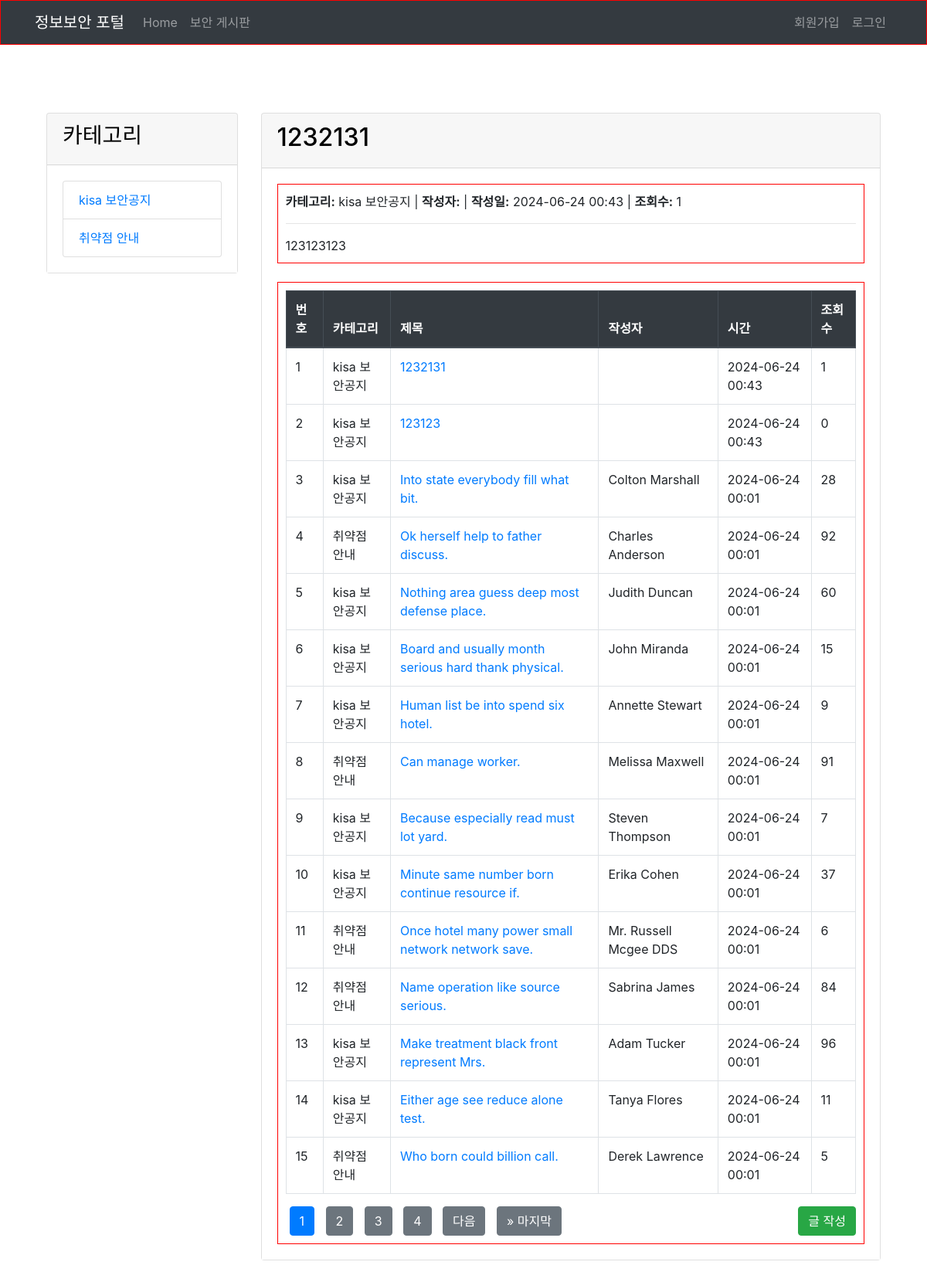
/post/52/, run on an earlier commit of the app's database.
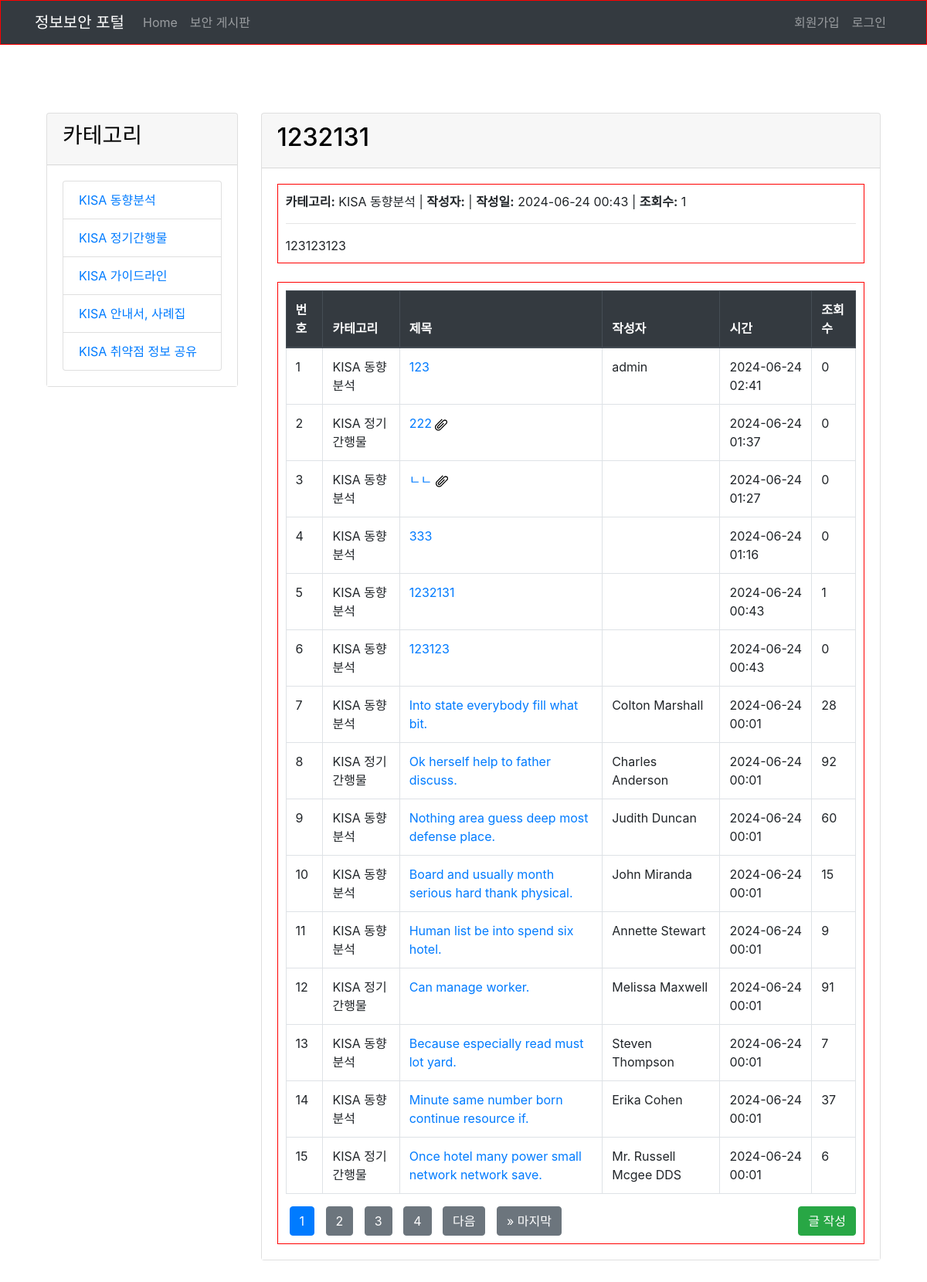
And on a later commit of the database.
### main/models.py (models this page shows)
class Category(models.Model):
    name = models.CharField(max_length=100)

class Post(models.Model):
    category = models.ForeignKey(Category, on_delete=models.CASCADE)
    title = models.CharField(max_length=200)
    author = models.CharField(max_length=100)
    content = models.TextField()
    created_at = models.DateTimeField(auto_now_add=True)
    views = models.IntegerField(default=0)
    attachment = models.FileField(upload_to='attachments/', null=True, blank=True)
    post_number = models.IntegerField(default=0)  # 게시물 번호 필드 추가
    def save(self, *args, **kwargs):
        if not self.id:  # 새로운 게시물일 경우에만 번호 할당
            last_post = Post.objects.order_by('-post_number').first()
            self.post_number = (last_post.post_number + 1) if last_post else 1
        super().save(*args, **kwargs)

### main/views.py (the view)
# urls.py: path('post/<int:post_id>/', views.post_detail, name='post_detail'),
def post_detail(request, post_id):
    post = get_object_or_404(Post, id=post_id)
    post.views += 1
    post.save()
    categories = Category.objects.all()
    posts = Post.objects.all().order_by('-created_at')
    paginator = Paginator(posts, 15)
    page = request.GET.get('page')
    posts = paginator.get_page(page)
    return render(request, 'main/post_detail.html', {'post': post, 'categories': categories, 'posts': posts})

### main/templates/main/post_detail.html (shortened to what the changed rows need)
{% extends 'main/base.html' %}
{% load static %}
{% block content %}
<div class="main-content container mt-4">
    <div class="row">
        <div class="col-md-3">
            <div class="card">
                <div class="card-body">
                    <ul class="list-group">
                        {% for category in categories %}
                        <li class="list-group-item">
                            <a href="{% url 'board' %}?category={{ category.id }}">{{ category.name }}</a>
                        </li>
                        {% endfor %}
                    </ul>
                </div>
            </div>
        </div>
        <div class="col-md-9">
            <div class="card">
                <div class="card-header">
                    <h2>{{ post.title }}</h2>
                </div>
                <div class="card-body">
                    <div class="content-area">
                        <p><strong>카테고리:</strong> {{ post.category.name }} | <strong>작성자:</strong> {{ post.author }} | <strong>작성일:</strong> {{ post.created_at|date:"Y-m-d H:i" }} | <strong>조회수:</strong> {{ post.views }}</p>
                        <hr>
                        <div>
                            {{ post.content|safe }}
                        </div>
                    </div>
                    <div class="content-area mt-4">
                        <table class="table table-bordered">
                            <thead class="thead-dark">
                                <tr>
                                    <th>번호</th>
                                    <th>카테고리</th>
                                    <th>제목</th>
                                    <th>작성자</th>
                                    <th>시간</th>
                                    <th>조회수</th>
                                </tr>
                            </thead>
                            <tbody>
                                {% for p in posts %}
                                <tr>
                                    <td>{{ forloop.counter }}</td>
                                    <td>{{ p.category.name }}</td>
                                    <td>
                                        <a href="{% url 'post_detail' p.id %}">
                                            {{ p.title }}
                                            {% if p.attachment %}
                                            <img src="{% static 'images/attachment.png' %}" alt="첨부파일" style="width: 16px; height: 16px;">
                                            {% endif %}
                                        </a>
                                    </td>
                                    <td>{{ p.author }}</td>
                                    <td>{{ p.created_at|date:"Y-m-d H:i" }}</td>
                                    <td>{{ p.views }}</td>
                                </tr>
                                {% endfor %}
                            </tbody>
                        </table>
                        <div class="pagination justify-content-center">
                            <div class="page-links">
                                {% for num in posts.paginator.page_range %}
                                    {% if posts.number == num %}
                                        <strong class="btn btn-primary">{{ num }}</strong>
                                    {% elif num > posts.number|add:-5 and num < posts.number|add:5 %}
                                        <a class="btn btn-secondary" href="?page={{ num }}">{{ num }}</a>
                                    {% endif %}
                                {% endfor %}
                                {% if posts.has_next %}
                                    <a class="btn btn-secondary" href="?page={{ posts.next_page_number }}">다음</a>
                                    <a class="btn btn-secondary" href="?page={{ posts.paginator.num_pages }}">&raquo; 마지막</a>
                                {% endif %}
                            </div>
                        </div>
                    </div>
                </div>
            </div>
        </div>
    </div>
</div>
{% endblock %}

What changed in the data, as far as the page shows it:
no longer on this page (row edited): Post: category.name "취약점 안내", title "Name operation like source serious.", author "Sabrina James", created_at "2024-06-24 00:01", views "84"
no longer on this page (row edited): Post: category.name "kisa 보안공지", title "Make treatment black front represent Mrs.", author "Adam Tucker", created_at "2024-06-24 00:01", views "96"
no longer on this page (row edited): Post: category.name "kisa 보안공지", title "Either age see reduce alone test.", author "Tanya Flores", created_at "2024-06-24 00:01", views "11"
no longer on this page (row edited): Post: category.name "취약점 안내", title "Who born could billion call.", author "Derek Lawrence", created_at "2024-06-24 00:01", views "5"
changed Category: name "kisa 보안공지" → "KISA 동향분석"
changed Category: name "취약점 안내" → "KISA 정기간행물"
added Category: name "KISA 가이드라인"
added Category: name "KISA 안내서, 사례집"
added Category: name "KISA 취약점 정보 공유"
changed Post (number 1 of 15 on the later page): category.name "kisa 보안공지" → "KISA 동향분석"
added Post: category.name "KISA 동향분석", title "123", author "admin", created_at "2024-06-24 02:41", views "0"
added Post: category.name "KISA 정기간행물", title "222", created_at "2024-06-24 01:37", views "0"
added Post: category.name "KISA 동향분석", title "ㄴㄴ", created_at "2024-06-24 01:27", views "0"
added Post: category.name "KISA 동향분석", title "333", created_at "2024-06-24 01:16", views "0"
changed Post (number 6 of 15 on the later page): category.name "kisa 보안공지" → "KISA 동향분석"
changed Post "Into state everybody fill what bit.": category.name "kisa 보안공지" → "KISA 동향분석"
changed Post "Ok herself help to father discuss.": category.name "취약점 안내" → "KISA 정기간행물"
changed Post "Nothing area guess deep most defense place.": category.name "kisa 보안공지" → "KISA 동향분석"
changed Post "Board and usually month serious hard thank physical.": category.name "kisa 보안공지" → "KISA 동향분석"
changed Post "Human list be into spend six hotel.": category.name "kisa 보안공지" → "KISA 동향분석"
changed Post "Can manage worker.": category.name "취약점 안내" → "KISA 정기간행물"
changed Post "Because especially read must lot yard.": category.name "kisa 보안공지" → "KISA 동향분석"
changed Post "Minute same number born continue resource if.": category.name "kisa 보안공지" → "KISA 동향분석"
changed Post "Once hotel many power small network network save.": category.name "취약점 안내" → "KISA 정기간행물"
